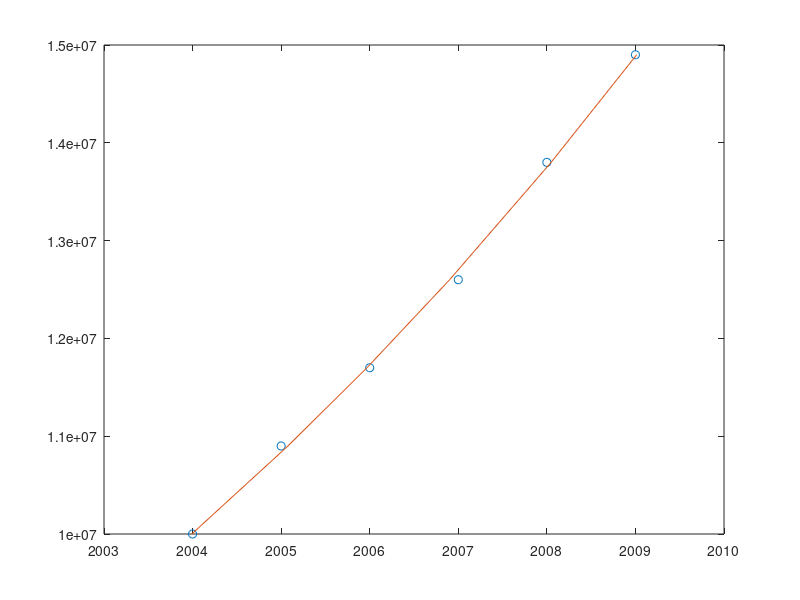

This chart was generated by the following MATLAB code:
year = 2004 : 1 :2009;
population = [10, 10.9, 11.7, 12.6, 13.8, 14.9];
population = population*10^6;
p = polyfit(log10(population),year,1);
t = polyval(p,log10(20*10^6))
k = polyval(p,log10(population));
plot(year,population,'o',k,population)
